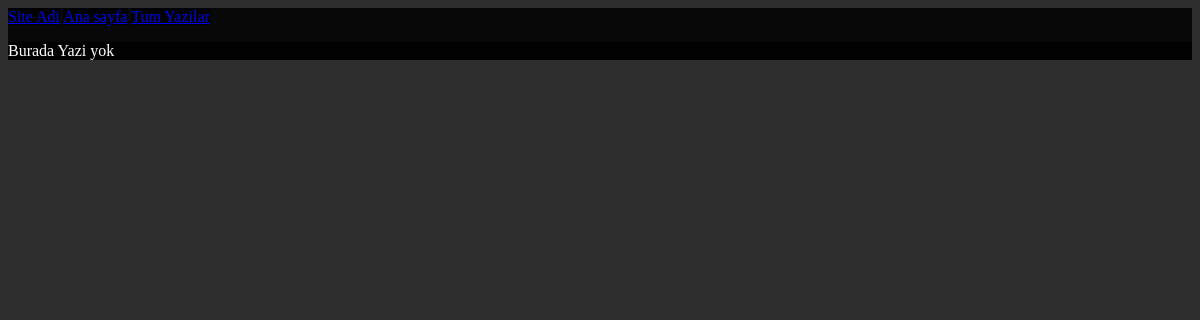
/posts/, run on an earlier commit of the app's database.
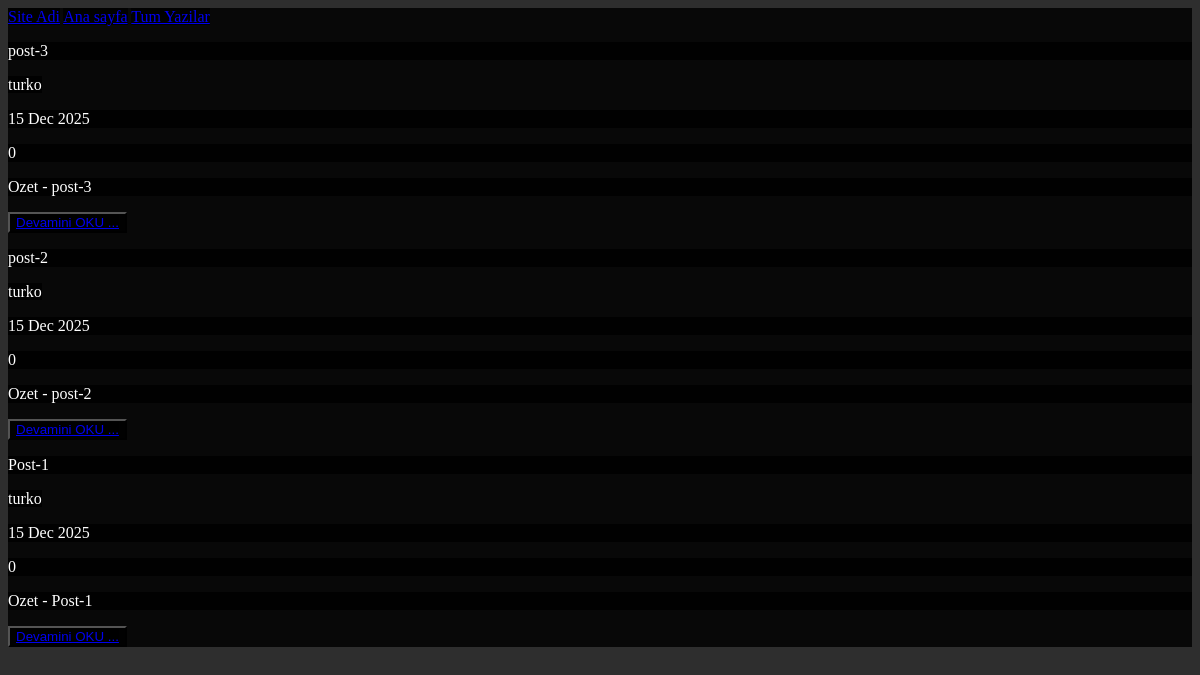
And on a later commit of the database.
### app/models.py (models this page shows, shortened)
class Post(models.Model):
    title = models.CharField(max_length=200)
    slug = models.SlugField(unique=True, blank=True)
    author = models.ForeignKey(User, on_delete=CASCADE, related_name='blog_posts')
    content = models.TextField()
    excerpt = models.TextField(max_length=300, blank=True)
    category = models.ForeignKey(Category,null=True, on_delete=SET_NULL, related_name='posts')
    image = models.ImageField(blank=True, upload_to='blog_images/')
    created_at = models.DateTimeField(auto_now_add = True)
    updated_at = models.DateTimeField(auto_now = True)
    published = models.BooleanField(default=False)
    views = models.IntegerField(default=0, null=False)
    class Meta:
        ordering = ['-created_at']

### app/views.py (the view)
# urls.py: path('posts/', views.posts, name='posts'),
def posts(request):
    posts = Post.objects.filter(published=True)
    context = {
        'posts':posts
    }
    return render(request, 'app/posts.html', context)

### app/templates/app/posts.html
{% extends 'app/main.html' %}
{% block content %}
    {% include 'app/_post_card.html' with post=post %}
{% endblock %}

### app/templates/app/_post_card.html (shortened to what this page needs)
{% if posts %}
    {% for post in posts %}
        <p>{{ post.title }}</p>
        <span>{{ post.author }}</span>
        <p>{{ post.created_at|date:"d M Y" }}</p>
        <p>{{ post.views }}</p>
        <p>Ozet - {{ post.excerpt|truncatewords:20 }}</p>
        <button><a href="{% url 'post' post.slug %}">Devamini OKU ...</a></button>
    {% endfor %}
{% else %}
    <p>Burada Yazi yok</p>
{% endif %}

What changed in the data, as far as the page shows it:
added Post: title "post-3", author "turko", created_at "15 Dec 2025", views "0", excerpt "post-3"
added Post: title "post-2", author "turko", created_at "15 Dec 2025", views "0", excerpt "post-2"
added Post: title "Post-1", author "turko", created_at "15 Dec 2025", views "0", excerpt "Post-1"
Also different on the page:
text no longer shown: "Burada Yazi yok"
